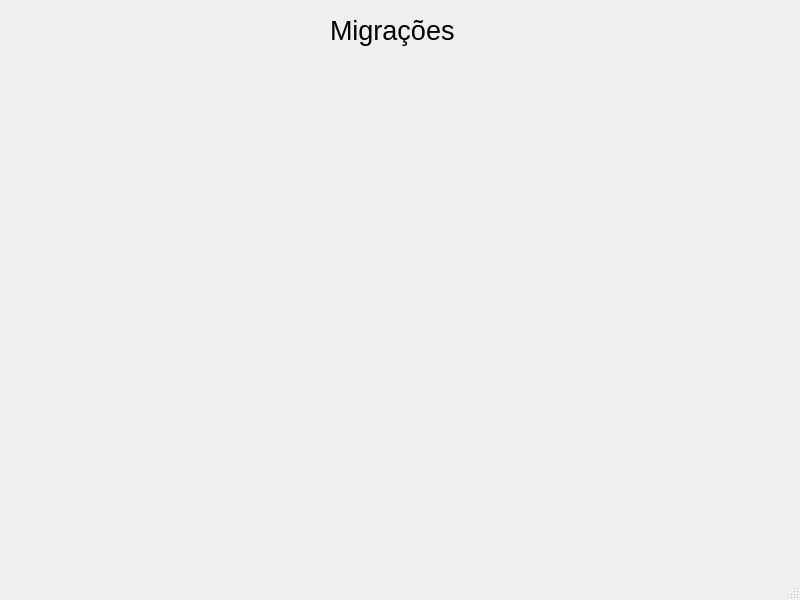
<?xml version="1.0" encoding="UTF-8"?>
<ui version="4.0">
 <class>MainWindow</class>
 <widget class="QMainWindow" name="MainWindow">
  <property name="geometry">
   <rect>
    <x>0</x>
    <y>0</y>
    <width>800</width>
    <height>600</height>
   </rect>
  </property>
  <property name="windowTitle">
   <string>MainWindow</string>
  </property>
  <widget class="QWidget" name="centralwidget">
   <widget class="QLabel" name="label">
    <property name="geometry">
     <rect>
      <x>330</x>
      <y>10</y>
      <width>131</width>
      <height>41</height>
     </rect>
    </property>
    <property name="font">
     <font>
      <pointsize>20</pointsize>
     </font>
    </property>
    <property name="text">
     <string>Migrações</string>
    </property>
   </widget>
  </widget>
  <widget class="QMenuBar" name="menubar">
   <property name="geometry">
    <rect>
     <x>0</x>
     <y>0</y>
     <width>800</width>
     <height>22</height>
    </rect>
   </property>
  </widget>
  <widget class="QStatusBar" name="statusbar"/>
 </widget>
 <resources/>
 <connections/>
</ui>
